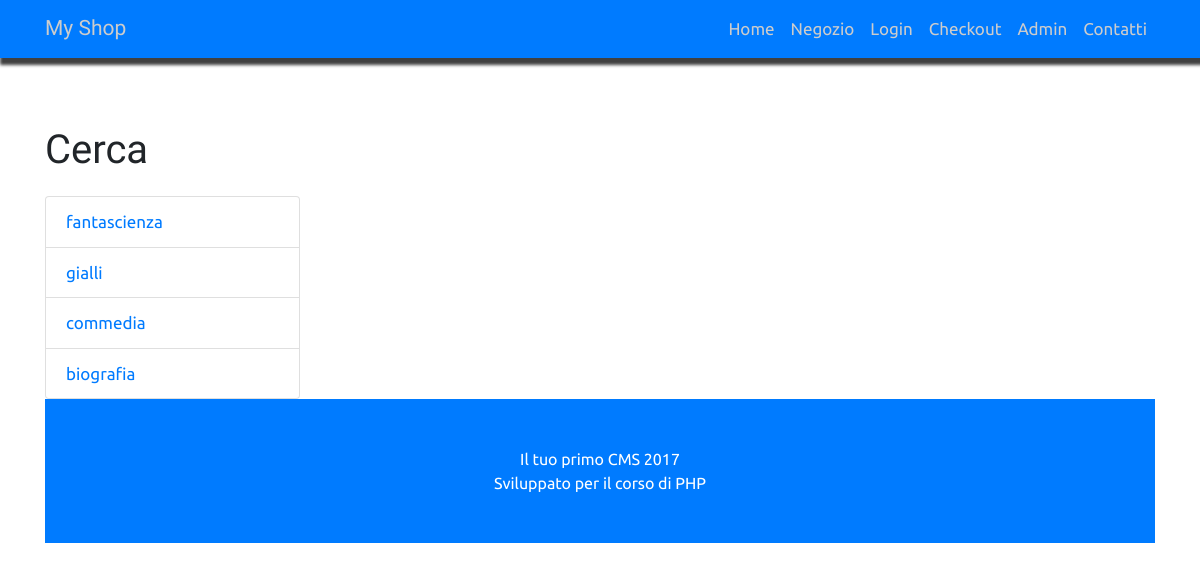
The page /ECOMM/public/carrello.php on the database its author committed.
### tables this page shows
CREATE TABLE `categorie` (
  `id_cat` int(11) NOT NULL,
  `nome_cat` varchar(255) NOT NULL
);

### ECOMM/risorse/funzioni.php (the view, shortened to what this page needs)
<?php
function query($sql){
  global $connessione;
  return mysqli_query($connessione,$sql);
}
function fetch_array($risultato){
  return mysqli_fetch_array($risultato);
}
function mostraCategorie(){
  $ricercaCategorie = query("SELECT * FROM categorie");
  while($row = fetch_array($ricercaCategorie)){
    $categorie = <<<STRINGA_CAT
      <a href='categorie.php?id={$row['id_cat']}' class='list-group-item'>{$row['nome_cat']}</a>
    STRINGA_CAT;
    echo $categorie;
  }
}

### ECOMM/public/css/custom.css (style rules this page uses)
body { padding-top: 54px; font-family: Ubuntu, sans-serif; }
a { font-size: 17px }
@media (min-width: 992px) { body { padding-top: 56px; } }

### rows shown on the page
categorie: nome_cat "fantascienza"
categorie: nome_cat "gialli"
categorie: nome_cat "commedia"
categorie: nome_cat "biografia"
